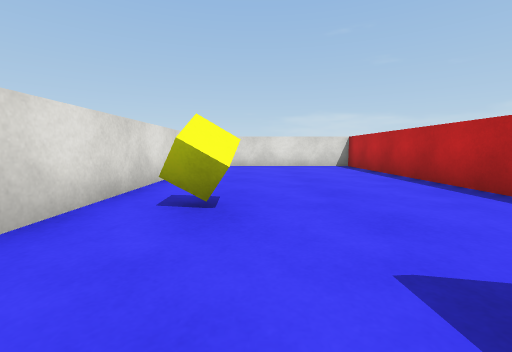
View 1 (above)

16 first-person views from a walk through a Unity game level. The camera is 0.58 m above the floor, tilts 6° down and sees 90° across. The floor is counted in squares, 1 m on a side. Each view is taken from the middle of a square. On the plan, view 1 faces up. The plan holds only what a view shows up to about 9 squares ahead; the rest is blank. The player character is not drawn. Surface patterns are stand-ins for the level's own textures.

View 2
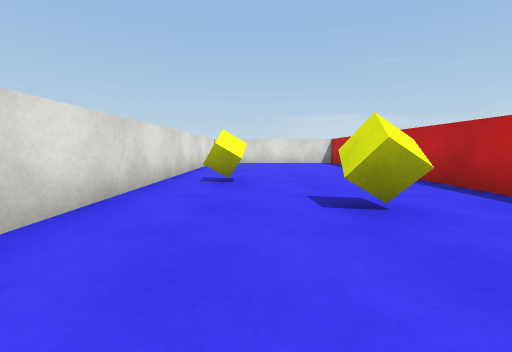

View 3
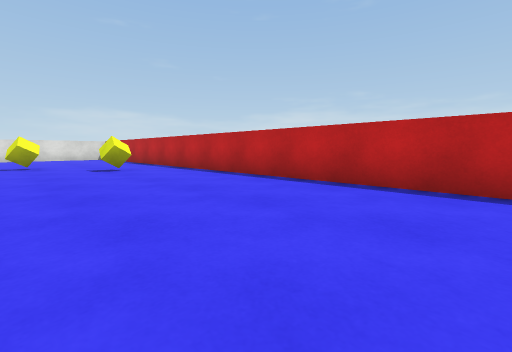

View 4
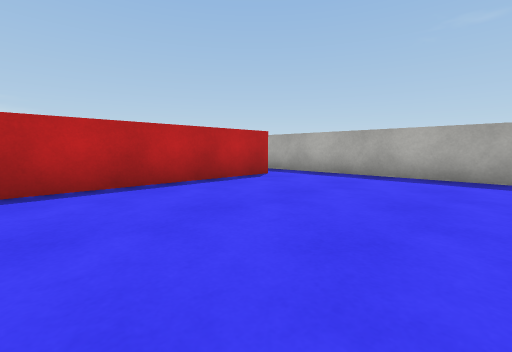

View 5
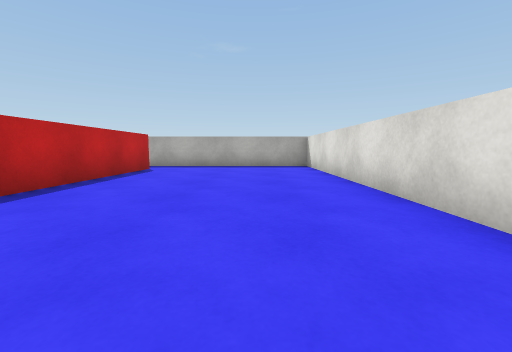

View 6
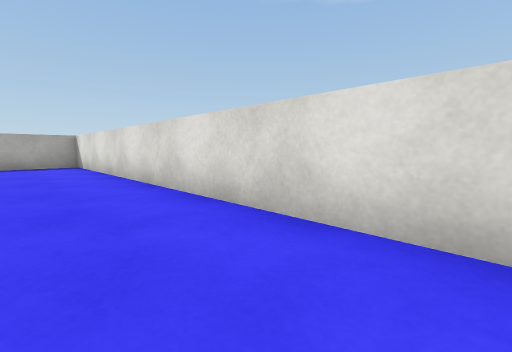

View 7
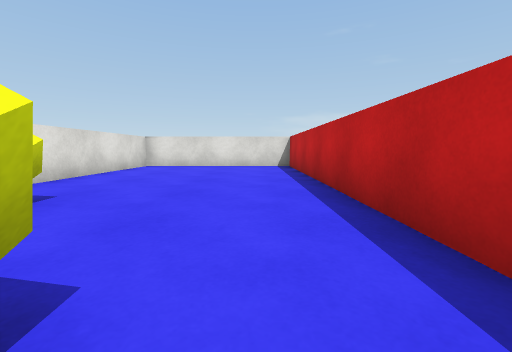

View 8
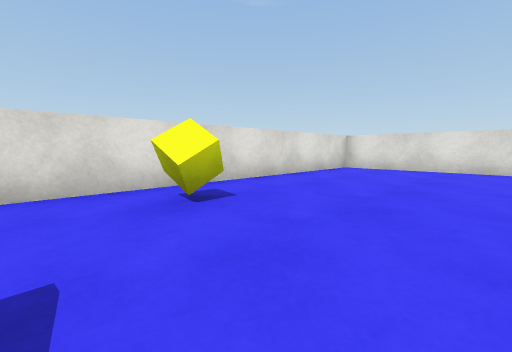

View 9
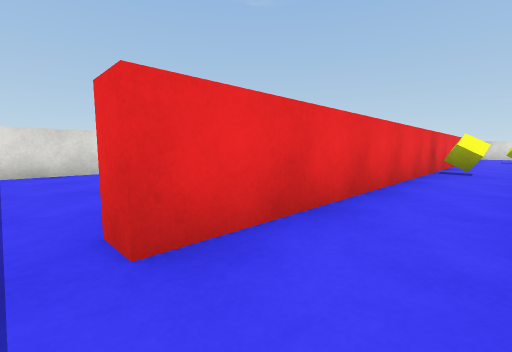

View 10
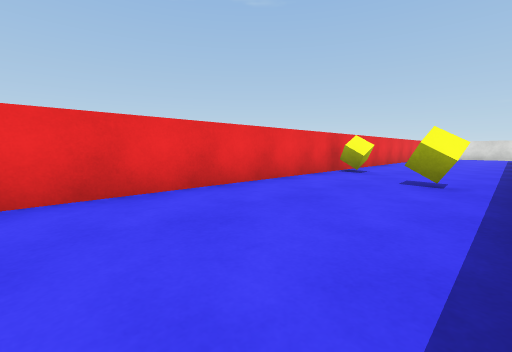

View 11
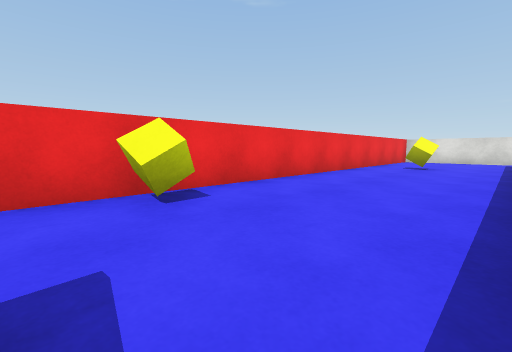

View 12
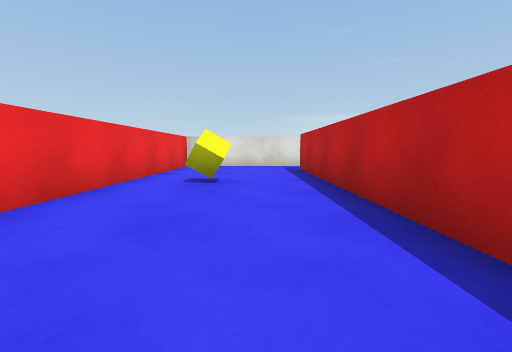

View 13
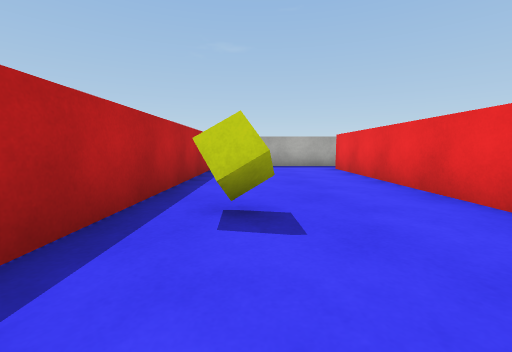

View 14
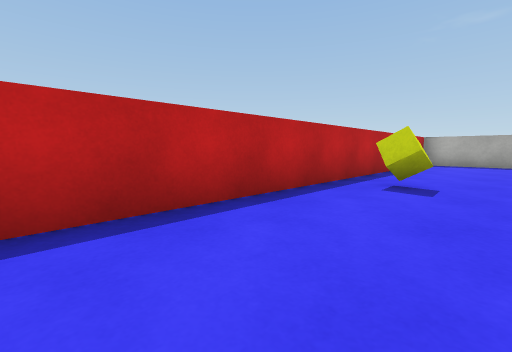

View 15
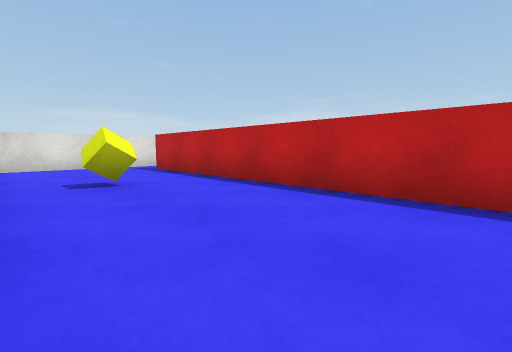

View 16
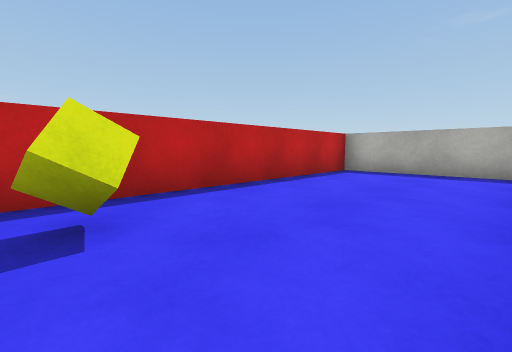

### Floor plan
Points are (right, up) in squares from view 1. A wall is a line through its corners. A room is listed if a view was taken in it or the views show most of it. See-through windows are left out.
Room 1 (views 1, 2, 3, 4, 5, 6, 7, 8)
walls: (3.7, -9.6) (3.2, -9.6) (3.2, 8.8) (-1.7, 8.8) (-1.7, -10.8) (3.5, -10.8)
ways out: opening at (3, -10) to room 2
objects: cube (-1, 2); cube (1, 0)
Room 2 (views 9, 10, 11, 12, 13, 14, 15, 16)
walls: (7.9, 8.8) (3.7, 8.8) (3.7, -9.6); (3.5, -10.8) (7.3, -10.8) (7.3, 7.5)
ways out: opening at (3, -10) to room 1
objects: cube (4, -3); cube (5, 4); cube (6, -4)

Where each view was taken, in squares from view 1:
view 1: 0 up, 0 right, facing up
view 2: 2 down, 0 right, facing up
view 3: 7 down, 1 left, facing up-right
view 4: 5 down, 1 left, facing down-right
view 5: 2 down, 0 right, facing down
view 6: 1 down, 0 right, facing down-left
view 7: 0 up, 2 right, facing up
view 8: 1 up, 2 right, facing up-left
view 9: 10 down, 5 right, facing up-left
view 10: 9 down, 7 right, facing up-left
view 11: 4 down, 7 right, facing up-left
view 12: 0 up, 6 right, facing up
view 13: 2 down, 6 right, facing down
view 14: 0 up, 5 right, facing down-right
view 15: 0 up, 4 right, facing up-right
view 16: 4 down, 4 right, facing down-right
